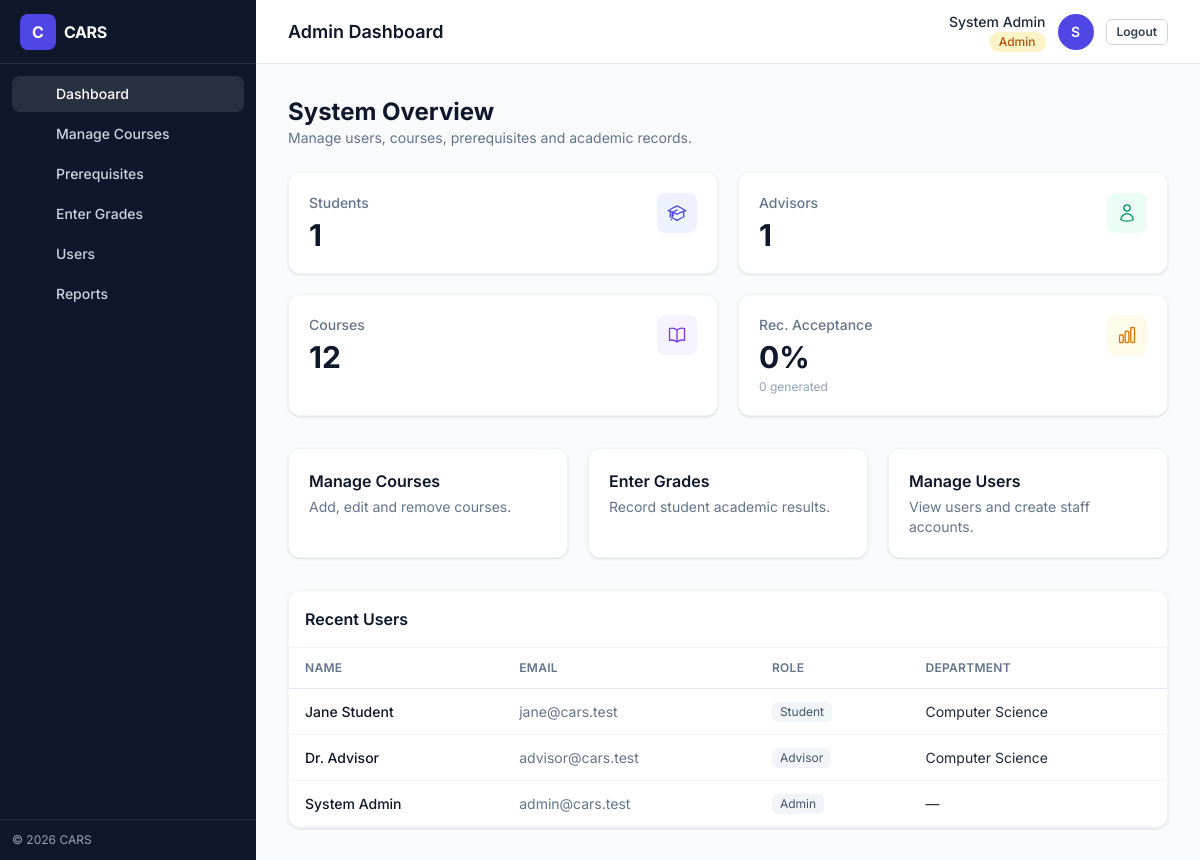
Screenshot of /frontend/pages/admin_dashboard.php (signed in) with the database file from the repository.
### tables this page shows
CREATE TABLE users (
    id INT AUTO_INCREMENT PRIMARY KEY,
    name VARCHAR(100) NOT NULL,
    email VARCHAR(100) NOT NULL UNIQUE,
    password VARCHAR(255) NOT NULL,
    role ENUM('student', 'advisor', 'admin') NOT NULL,
    department VARCHAR(100) NULL,
    level VARCHAR(20) NULL,
    created_at TIMESTAMP DEFAULT CURRENT_TIMESTAMP
);

### backend/config/database.php (called while the page is built, shortened)
<?php
function get_db_connection() {
    $conn = new mysqli(DB_HOST, DB_USER, DB_PASS, DB_NAME);
    $conn->set_charset('utf8mb4');
    return $conn;
}
?>

### backend/models/UserModel.php (called while the page is built, shortened)
<?php
require_once __DIR__ . '/../config/database.php';
class UserModel {
    private $conn;
    public function __construct() {
        $this->conn = get_db_connection();
    }
    public function countByRole($role) {
        $stmt = $this->conn->prepare("SELECT COUNT(*) AS c FROM users WHERE role = ?");
        $stmt->bind_param("s", $role);
        $stmt->execute();
        return (int) $stmt->get_result()->fetch_assoc()['c'];
    }
    public function listAll() {
        return $this->conn->query(
            "SELECT id, name, email, role, department, level, created_at FROM users ORDER BY created_at DESC, id DESC"
        );
    }
}

### backend/models/CourseModel.php (called while the page is built, shortened)
<?php
require_once __DIR__ . '/../config/database.php';
class CourseModel {
    private $conn;
    public function __construct() {
        $this->conn = get_db_connection();
    }
    public function getAll($department = null) {
        if ($department) {
            $stmt = $this->conn->prepare("SELECT * FROM courses WHERE department = ?");
            $stmt->bind_param("s", $department);
            $stmt->execute();
            return $stmt->get_result();
        } else {
            return $this->conn->query("SELECT * FROM courses");
        }
    }
}

### backend/models/EvaluationModel.php (called while the page is built, shortened)
<?php
require_once __DIR__ . '/../config/database.php';
class EvaluationModel {
    private $conn;
    public function __construct() {
        $this->conn = get_db_connection();
    }
    public function getRecommendationStats() {
        $sql = "SELECT
                    COUNT(*) AS total,
                    COALESCE(SUM(status = 'accepted'), 0) AS accepted,
                    COALESCE(SUM(status = 'dismissed'), 0) AS dismissed,
                    COALESCE(SUM(status = 'pending'), 0) AS pending
                FROM recommendations";
        $row = $this->conn->query($sql)->fetch_assoc();
        $total = (int) $row['total'];
        $row['acceptance_rate'] = $total > 0 ? round(($row['accepted'] / $total) * 100, 1) : 0.0;
        return $row;
    }
}

### frontend/pages/admin_dashboard.php (the view, shortened to what this page needs)
<?php
require_once '../../backend/models/UserModel.php';
require_once '../../backend/models/CourseModel.php';
require_once '../../backend/models/EvaluationModel.php';
$userModel = new UserModel();
$courseModel = new CourseModel();
$evaluationModel = new EvaluationModel();
$studentCount = $userModel->countByRole('student');
$advisorCount = $userModel->countByRole('advisor');
$courses = $courseModel->getAll();
$courseCount = $courses->num_rows;
$recStats = $evaluationModel->getRecommendationStats();
$users = $userModel->listAll();
include '../partials/shell_open.php';
?>
<div class="mb-6">
  <h2 class="text-2xl font-bold text-slate-900">System Overview</h2>
  <p class="text-slate-500 text-sm">Manage users, courses, prerequisites and academic records.</p>
</div>
<div class="grid grid-cols-2 xl:grid-cols-4 gap-5 mb-8">
  <div class="stat"><div><div class="stat-label">Students</div><div class="stat-value"><?php echo $studentCount; ?></div></div>
    <span class="inline-flex h-10 w-10 items-center justify-center rounded-lg bg-brand-50 text-brand-600"></span></div>
  <div class="stat"><div><div class="stat-label">Advisors</div><div class="stat-value"><?php echo $advisorCount; ?></div></div>
    <span class="inline-flex h-10 w-10 items-center justify-center rounded-lg bg-emerald-50 text-emerald-600"><svg class="w-5 h-5" fill="none" stroke="currentColor" stroke-width="1.6" viewBox="0 0 24 24"><path stroke-linecap="round" stroke-linejoin="round" d="M15.75 6a3.75 3.75 0 11-7.5 0 3.75 3.75 0 017.5 0zM4.501 20.118a7.5 7.5 0 0114.998 0A17.933 17.933 0 0112 21.75c-2.676 0-5.216-.584-7.499-1.632z"/></svg></span></div>
  <div class="stat"><div><div class="stat-label">Courses</div><div class="stat-value"><?php echo $courseCount; ?></div></div>
    <span class="inline-flex h-10 w-10 items-center justify-center rounded-lg bg-violet-50 text-violet-600"></span></div>
  <div class="stat"><div><div class="stat-label">Rec. Acceptance</div><div class="stat-value"><?php echo $recStats['acceptance_rate']; ?>%</div>
    <div class="text-xs text-slate-400 mt-1"><?php echo (int) $recStats['total']; ?> generated</div></div>
    <span class="inline-flex h-10 w-10 items-center justify-center rounded-lg bg-amber-50 text-amber-600"></span></div>
</div>
<div class="grid grid-cols-1 lg:grid-cols-3 gap-5 mb-8">
  <a href="/frontend/pages/admin_courses.php" class="card p-5 hover:border-brand-300 transition"><div class="font-semibold text-slate-900">Manage Courses</div><p class="text-sm text-slate-500 mt-1">Add, edit and remove courses.</p></a>
  <a href="/frontend/pages/admin_records.php" class="card p-5 hover:border-brand-300 transition"><div class="font-semibold text-slate-900">Enter Grades</div><p class="text-sm text-slate-500 mt-1">Record student academic results.</p></a>
  <a href="/frontend/pages/admin_users.php" class="card p-5 hover:border-brand-300 transition"><div class="font-semibold text-slate-900">Manage Users</div><p class="text-sm text-slate-500 mt-1">View users and create staff accounts.</p></a>
</div>
<div class="card p-0 overflow-hidden">
  <div class="p-4 border-b border-slate-100"><h3 class="font-semibold text-slate-900">Recent Users</h3></div>
  <div class="overflow-x-auto">
    <table class="table">
      <thead><tr><th>Name</th><th>Email</th><th>Role</th><th>Department</th></tr></thead>
      <tbody>
        <?php $i = 0; while ($i < 8 && ($u = $users->fetch_assoc())): $i++; ?>
          <tr>
            <td class="font-medium text-slate-900"><?php echo htmlspecialchars($u['name']); ?></td>
            <td class="text-slate-500"><?php echo htmlspecialchars($u['email']); ?></td>
            <td><span class="chip capitalize"><?php echo htmlspecialchars($u['role']); ?></span></td>
            <td><?php echo htmlspecialchars($u['department'] ?? '—'); ?></td>
          </tr>
        <?php endwhile; ?>
      </tbody>
    </table>
  </div>
</div>
<?php include '../partials/shell_close.php'; ?>

### rows the page displays
users: name "Jane Student", email "jane@cars.test", role "Student", department "Computer Science"
users: name "Dr. Advisor", email "advisor@cars.test", role "Advisor", department "Computer Science"
users: name "System Admin", email "admin@cars.test", role "Admin", department "—"

### other values shown
$label "Dashboard"
$label "Manage Courses"
$label "Prerequisites"
$label "Enter Grades"
$label "Users"
$label "Reports"
$pageTitle "Admin Dashboard"
$name "System Admin"
$role "Admin"
$initials "S"
$studentCount "1"
$advisorCount "1"
$courseCount "12"
$recStats['acceptance_rate'] "0"
$recStats['total'] "0"
